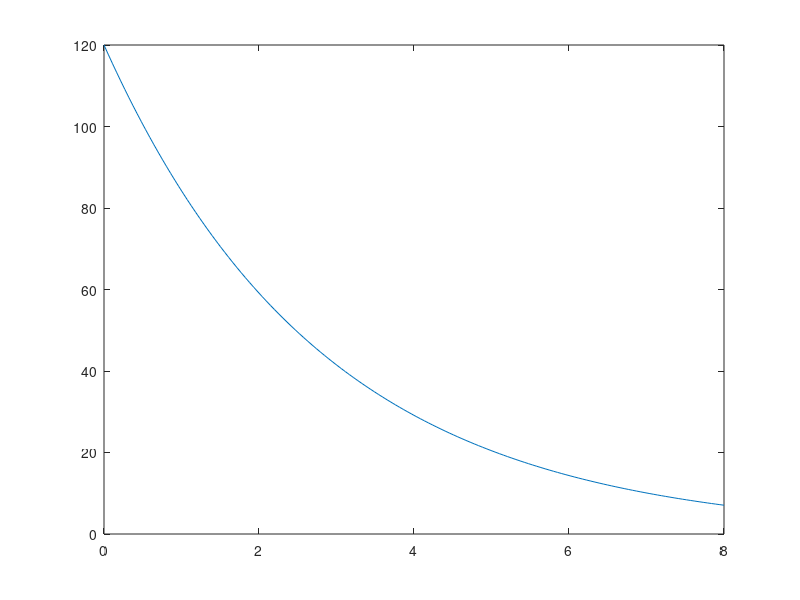
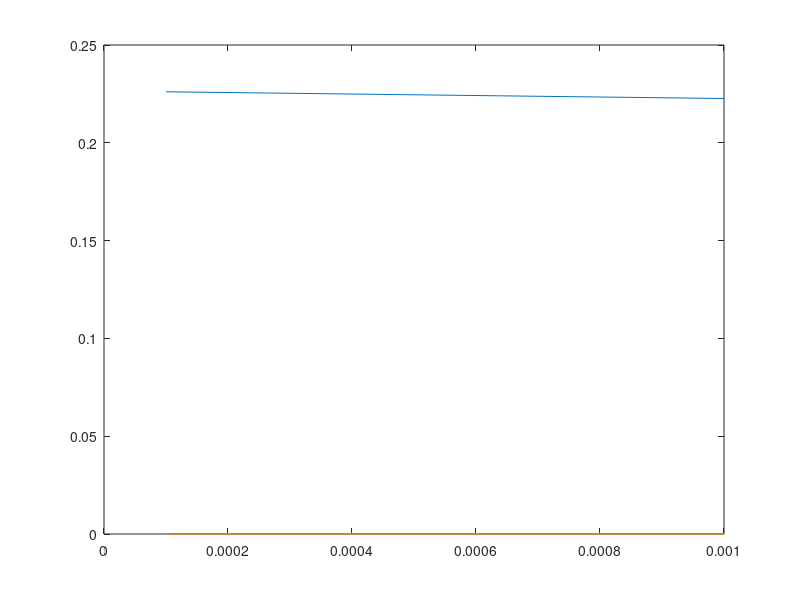

Reproduce these figures in MATLAB, in order.
function depth()
    z       = 8.0;
    Iin     = 120.0;
    HL = 120.0;
    Kbg     = 0.35;
    kP      = 8.0;
    nQuad   = 150; % discrete quadrature
    s = linspace(0, z, nQuad);

    P = 5e-4;
    L = @(s,P) Iin .* exp((-Kbg - kP .* P) .* s);
    figure; 
    plot(s, L(s,P), 'DisplayName', 'L');
    integrand = @(s,P) L(s,P) ./ (L(s,P) + HL);
    g = @(P) trapz(s, integrand(s,P)) / z;
    fprintf('g with fixed P %d\n', g(P));

    numPs = 10;
    gPs = zeros(numPs);
    Ps = linspace(1e-4, 1e-3, 10);
    for i = 1:numPs
        gPs(i) = trapz(s, integrand(s,Ps(i))) / z;
    end
    figure;
    plot(Ps, gPs, 'DisplayName', 'g');

    
    % hold on;
    % title('Light intensity vs. Areal/Volumetric growth');
    % legend();
    % hold off;
end
